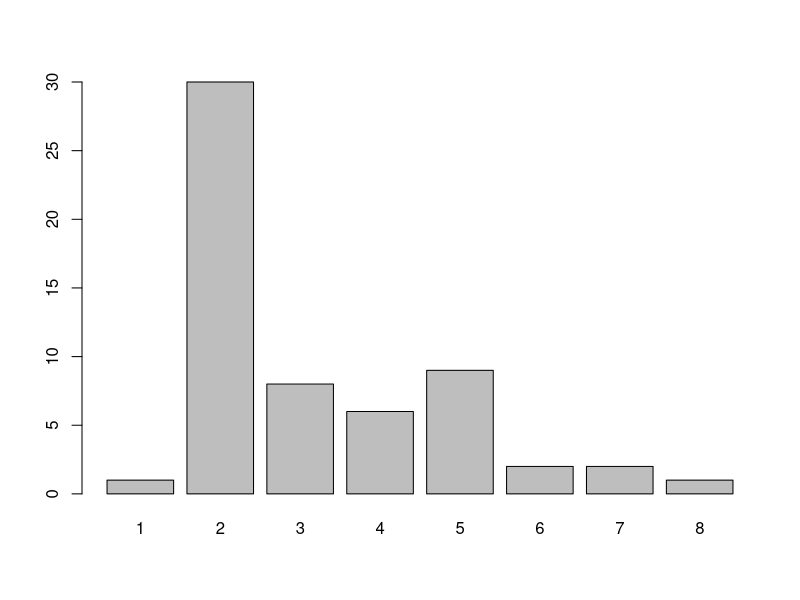
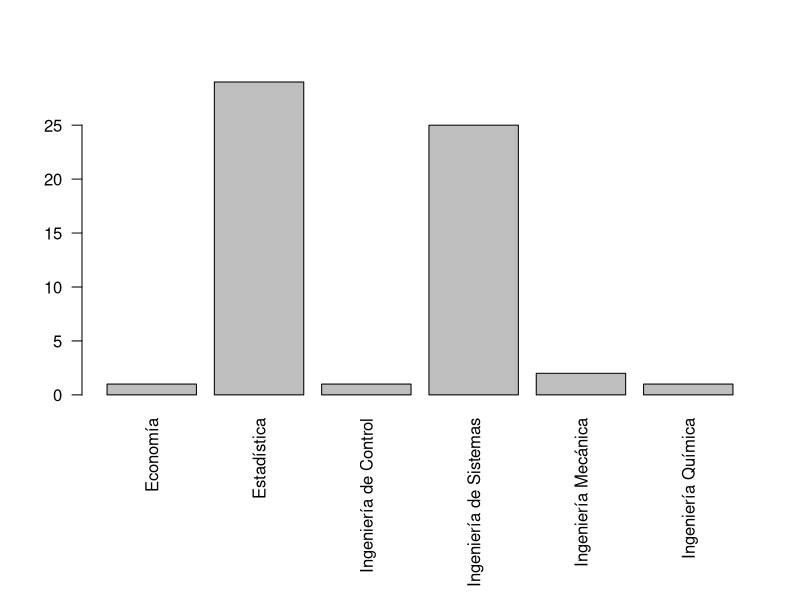

Recreate these plots in R, in order.
## ---- chunk 1
knitr::opts_chunk$set(echo = TRUE)
## ---- chunk 2
## Lectura de la base de base de datos.
library(readxl)
encuesta <- read_excel("encuesta1.xlsx")
## ---- chunk 3
encuesta$edad <- as.numeric(difftime(as.Date("2018-02-06"), 
                          encuesta$fechaNac, 
                          units = "days"))/365.25
## ---- chunk 4
summary(encuesta$edad)
## ---- chunk 5
summary(encuesta$edad[encuesta$edad > 2])
## ---- chunk 6
sd(encuesta$edad)
sd(encuesta$edad[encuesta$edad > 2])
## ---- chunk 7
tablaSem <- table(encuesta$semestre)
tablaSem
barplot(tablaSem)
## ---- chunk 8
op <- par(no.readonly = TRUE) 
par(mar = op$mar + c(5, 0, 0, 0))
barplot(table(encuesta$carrera), las = 2)
par(op)
